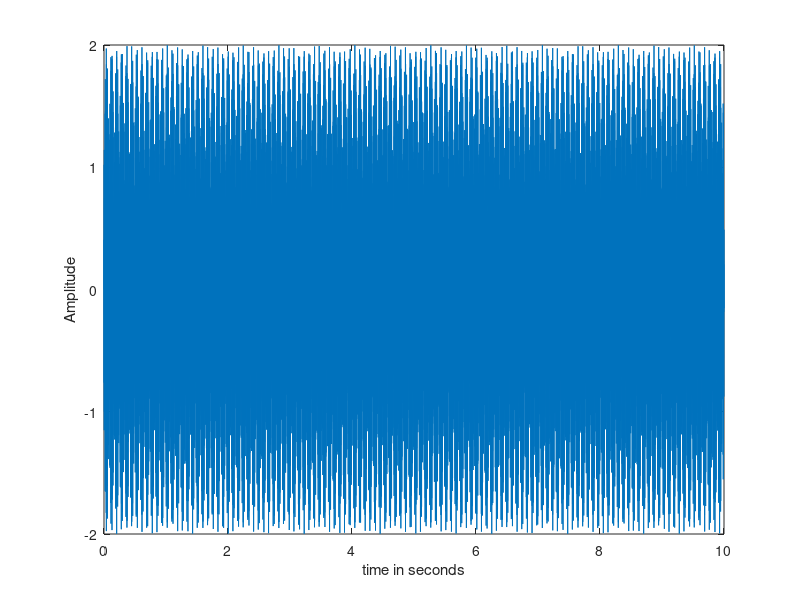

Source code (MATLAB):
clear all;
close all;
clc;

Fs=1000; %smpling frequency
t=0:1/Fs:10;
f1=440; %Pure A4 note frequency
f2=493.883; %Pure B4 note frequency

for i=1:length(t)
    if i>=0&&i<=4
        y=sin(2*pi*f1*t);
    elseif i>=4&&i<=8
        y=sin(2*pi*f2*t);
    else
        y=(sin(2*pi*f1*t))+(sin(2*pi*f2*t));
    end
end
figure;
plot(t,y); xlabel('time in seconds'); ylabel('Amplitude');

%Playing Sound Signal
sound(y,Fs);

%Writing it as an audio File
audiowrite('dsp.wav',y,44100); %mandatory sampling frequency to save as mp4 file.







        
        
